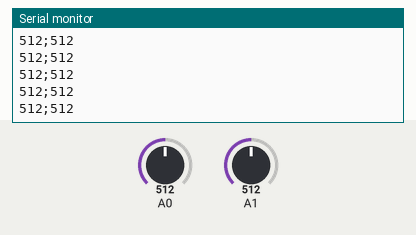
This sketch was run on a simulated Arduino Uno, built with avr-gcc and run on an emulated ATmega328P. On the bench: the last lines printed to the serial monitor. The test bench sets the inputs (shaded band); at power-on: A0 = 512, A1 = 512.

Above: at 1.2 s.
1.3 s: A0 set to 986
At 2.3 s:
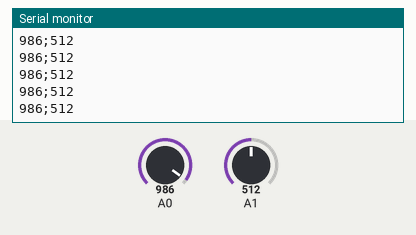
2.8 s: A0 set to 1010
At 3.7 s:
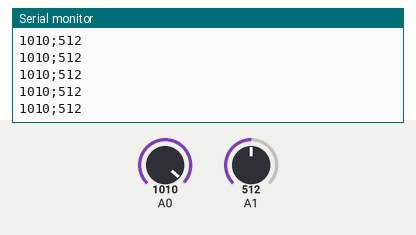
Timing chart, 0 to 5.8 s (numbered marks = the images above; inputs shaded):
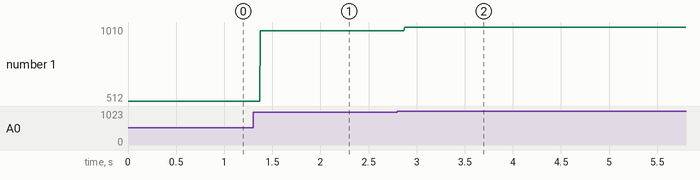

The sketch:

Envia_Serial_String.ino
```cpp
int Sensor_A;
int Sensor_B;

void setup ()
{
Serial.begin(9600);
Sensor_A = 0;
Sensor_B = 0;
}


void loop()
{
 Sensor_A = analogRead(A0);
 Sensor_B = analogRead(A1);

 Serial.print(Sensor_A);
 Serial.print(";");
 Serial.println(Sensor_B);


}
```

Measured:
- after the input at 1.3 s, the serial monitor: prints a new line after 0.08 s (image 1)
- after the input at 2.8 s, the serial monitor: prints a new line after 0.07 s (image 2)
- plotted number 1: 512 → 986 after the input at 1.3 s, 986 → 1010 after the input at 2.8 s
